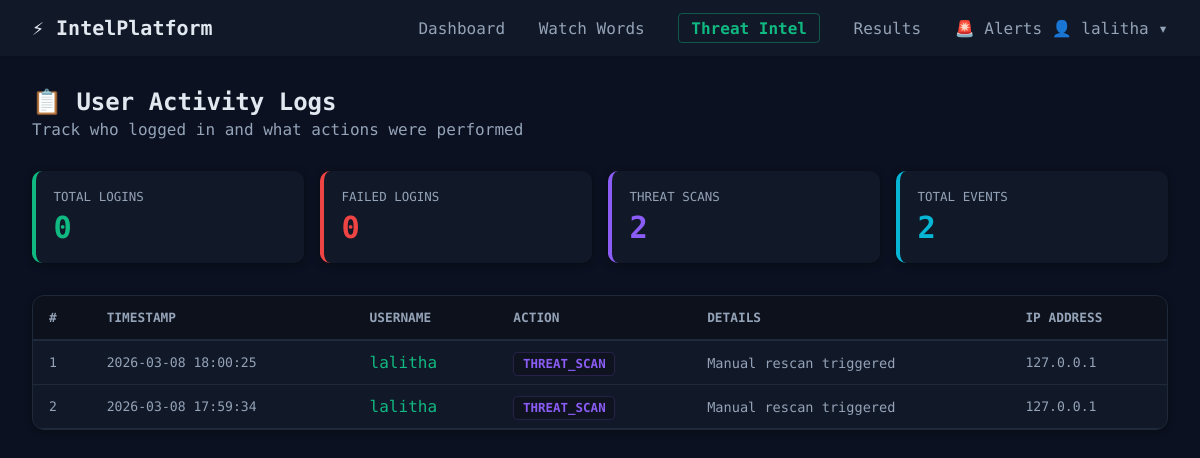
The app's page /user-logs (signed in), older data.
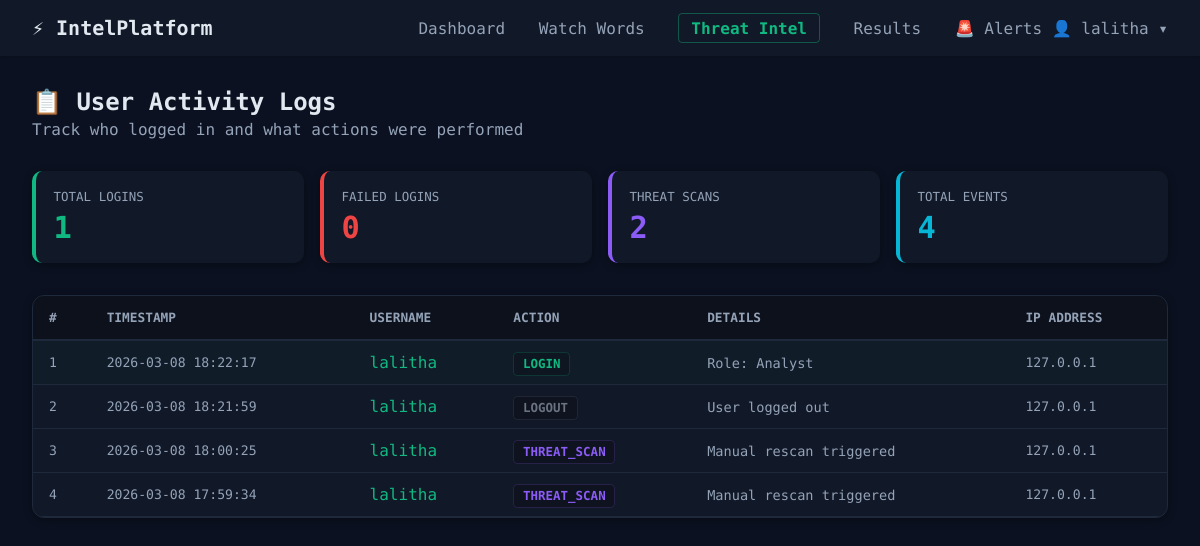
The same page, newer data.
### tables this page shows
CREATE TABLE user_logs (
            id INTEGER PRIMARY KEY AUTOINCREMENT,
            user_id INTEGER NOT NULL,
            username TEXT NOT NULL,
            action TEXT NOT NULL,
            details TEXT DEFAULT '',
            ip_address TEXT DEFAULT '',
            timestamp TEXT NOT NULL
        );

### app.py (the view)
@app.route('/user-logs')
def user_logs():
    if 'user_id' not in session:
        return redirect(url_for('login'))
    db = get_db()
    uid = session['user_id']
    if session.get('role') == 'Admin':
        logs = db.execute('SELECT * FROM user_logs ORDER BY timestamp DESC LIMIT 500').fetchall()
    else:
        logs = db.execute('SELECT * FROM user_logs WHERE user_id=? ORDER BY timestamp DESC LIMIT 200', (uid,)).fetchall()
    total_logins = db.execute("SELECT COUNT(*) as c FROM user_logs WHERE user_id=? AND action='LOGIN'", (uid,)).fetchone()['c']
    failed_logins = db.execute("SELECT COUNT(*) as c FROM user_logs WHERE username=? AND action='FAILED_LOGIN'", (session['username'],)).fetchone()['c']
    total_scans = db.execute("SELECT COUNT(*) as c FROM user_logs WHERE user_id=? AND action='THREAT_SCAN'", (uid,)).fetchone()['c']
    return render_template('user_logs.html', logs=logs, total_logins=total_logins,
                           failed_logins=failed_logins, total_scans=total_scans)

### app.py (called while the page is built)
def get_db():
    conn = sqlite3.connect(DATABASE)
    conn.row_factory = sqlite3.Row
    return conn

@app.before_request
def before_request():
    init_db()

### templates/user_logs.html (shortened to what this page needs)
{% extends 'base.html' %}
{% block content %}
<div style="margin-bottom:2rem;">
    <h2 style="margin:0;">📋 User Activity Logs</h2>
    <p style="color:var(--text-muted);margin:.25rem 0 0;">Track who logged in and what actions were performed</p>
</div>
<div style="display:grid;grid-template-columns:repeat(auto-fit,minmax(160px,1fr));gap:1rem;margin-bottom:2rem;">
    <div style="background:var(--card-bg);padding:1.1rem;border-radius:10px;border-left:4px solid #10b981;box-shadow:0 2px 8px rgba(0,0,0,.3);">
        <p style="margin:0;font-size:.78rem;color:var(--text-muted);text-transform:uppercase;">Total Logins</p>
        <p style="margin:.4rem 0 0;font-size:1.9rem;font-weight:700;color:#10b981;">{{total_logins}}</p>
    </div>
    <div style="background:var(--card-bg);padding:1.1rem;border-radius:10px;border-left:4px solid #ef4444;box-shadow:0 2px 8px rgba(0,0,0,.3);">
        <p style="margin:0;font-size:.78rem;color:var(--text-muted);text-transform:uppercase;">Failed Logins</p>
        <p style="margin:.4rem 0 0;font-size:1.9rem;font-weight:700;color:#ef4444;">{{failed_logins}}</p>
    </div>
    <div style="background:var(--card-bg);padding:1.1rem;border-radius:10px;border-left:4px solid #8b5cf6;box-shadow:0 2px 8px rgba(0,0,0,.3);">
        <p style="margin:0;font-size:.78rem;color:var(--text-muted);text-transform:uppercase;">Threat Scans</p>
        <p style="margin:.4rem 0 0;font-size:1.9rem;font-weight:700;color:#8b5cf6;">{{total_scans}}</p>
    </div>
    <div style="background:var(--card-bg);padding:1.1rem;border-radius:10px;border-left:4px solid #06b6d4;box-shadow:0 2px 8px rgba(0,0,0,.3);">
        <p style="margin:0;font-size:.78rem;color:var(--text-muted);text-transform:uppercase;">Total Events</p>
        <p style="margin:.4rem 0 0;font-size:1.9rem;font-weight:700;color:#06b6d4;">{{logs|length}}</p>
    </div>
</div>
<div style="background:var(--card-bg);border-radius:12px;border:1px solid var(--border-color);overflow:hidden;box-shadow:0 2px 8px rgba(0,0,0,.3);">
    {% if logs %}
    <div style="overflow-x:auto;">
        <table style="width:100%;border-collapse:collapse;text-align:left;">
            <thead style="background:rgba(0,0,0,.3);border-bottom:2px solid var(--border-color);">
                <tr>
                    {% for h in ['#','Timestamp','Username','Action','Details','IP Address'] %}
                    <th style="padding:.9rem 1rem;color:var(--text-muted);font-size:.8rem;text-transform:uppercase;white-space:nowrap;">{{h}}</th>
                    {% endfor %}
                </tr>
            </thead>
            <tbody>
                {% for log in logs %}
                {% set action_colors = {'LOGIN':'#10b981','LOGOUT':'#6b7280','FAILED_LOGIN':'#ef4444','THREAT_SCAN':'#8b5cf6','CLEAR_DATA':'#f97316','RESCAN':'#f59e0b','DELETE':'#ef4444','SIGNUP':'#06b6d4'} %}
                <tr style="border-bottom:1px solid var(--border-color);{% if log.action=='FAILED_LOGIN' %}background:rgba(239,68,68,.04);{% elif log.action=='LOGIN' %}background:rgba(16,185,129,.02);{% endif %}">
                    <td style="padding:.75rem 1rem;color:var(--text-muted);font-size:.82rem;">{{loop.index}}</td>
                    <td style="padding:.75rem 1rem;color:var(--text-muted);font-size:.82rem;white-space:nowrap;">{{log.timestamp}}</td>
                    <td style="padding:.75rem 1rem;color:var(--primary-color);font-weight:500;">{{log.username}}</td>
                    <td style="padding:.75rem 1rem;">
                        <span style="background:rgba(0,0,0,.2);color:{{action_colors.get(log.action,'#94a3b8')}};padding:.2rem .55rem;border-radius:4px;font-size:.78rem;font-weight:600;border:1px solid {{action_colors.get(log.action,'#94a3b8')}}33;">{{log.action}}</span>
                    </td>
                    <td style="padding:.75rem 1rem;font-size:.85rem;color:var(--text-muted);">{{log.details}}</td>
                    <td style="padding:.75rem 1rem;font-size:.82rem;color:var(--text-muted);">
                        <span style="font-family:'Share Tech Mono',monospace;">{{log.ip_address or '—'}}</span>
                    </td>
                </tr>
                {% endfor %}
            </tbody>
        </table>
    </div>
    {% else %}
    <div style="padding:3rem;text-align:center;">
        <div style="font-size:3rem;">📭</div>
        <h3>No activity logs yet</h3>
        <p style="color:var(--text-muted);">User actions will be recorded here as you use the platform.</p>
    </div>
    {% endif %}
</div>
{% endblock %}

### templates/base.html (shortened to what this page needs)
<!DOCTYPE html>
<html lang="en">
<head>
    <link rel="stylesheet" href="{{ url_for('static', filename='css/style.css') }}">
</head>
<body>
    {% if session.get('user_id') %}
    <nav class="navbar">
        <div class="nav-brand">⚡ IntelPlatform</div>
        <div class="nav-links">
            <a href="{{ url_for('dashboard') }}">Dashboard</a>
            <a href="{{ url_for('watchwords') }}">Watch Words</a>
            <a href="{{ url_for('threat_intelligence') }}" class="nav-threat">Threat Intel</a>
            <a href="{{ url_for('results') }}">Results</a>
            <a href="{{ url_for('alert_inbox') }}" style="position:relative;">
                🚨 Alerts
            </a>
            <div class="nav-dropdown" style="position:relative;display:inline-block;">
                <span style="cursor:pointer;color:var(--text-muted);">👤 {{ session.get('username') }} ▾</span>
            </div>
        </div>
    </nav>
    {% endif %}
    <main class="container">
        {% block content %}{% endblock %}
    </main>
</body>
</html>

### static/css/style.css (style rules this page uses)
:root { --primary-color: #10b981; --primary-hover: #059669; --bg-color: #0b1120; --card-bg: #111827; --text-main: #e2e8f0; --text-muted: #94a3b8; --border-color: #1e293b; --danger: #ef4444; --warning: #f59e0b; --success: #10b981; }
body { margin: 0; font-family: 'Share Tech Mono', 'Courier New', monospace; background-color: var(--bg-color); color: var(--text-main); }
.container { max-width: 1200px; margin: 0 auto; padding: 2rem; }
.navbar { background-color: var(--card-bg); padding: 1rem 2rem; display: flex; justify-content: space-between; align-items: center; box-shadow: 0 1px 3px rgba(0,0,0,0.1); }
.nav-brand { font-size: 1.25rem; font-weight: 700; color: var(--text-main); }
.nav-links a { margin-left: 1.5rem; text-decoration: none; color: var(--text-muted); font-weight: 500; }
.nav-threat { color: #10b981 !important; font-weight: 600 !important; border: 1px solid rgba(16, 185, 129, 0.4); padding: 0.3rem 0.75rem; border-radius: 4px; transition: all 0.2s; }

Row changes from the older to the newer data that the page shows:
added user_logs: timestamp "2026-03-08 18:22:17", username "lalitha", action "LOGIN", details "Role: Analyst", ip_address "127.0.0.1"
added user_logs: timestamp "2026-03-08 18:21:59", username "lalitha", action "LOGOUT", details "User logged out", ip_address "127.0.0.1"
Text that changed along with them:
{{ total_logins }}: "0" → "1"
{{ logs|length }}: "2" → "4"
